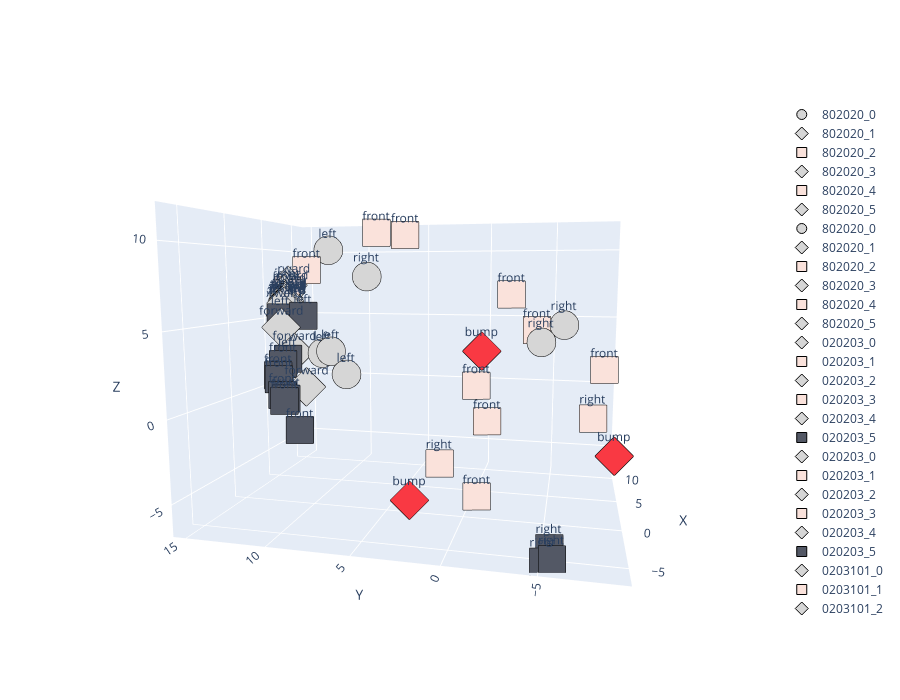

Here is the notebook cell this chart was saved with:
### Code cell
sequences = [[8, 0, 2, 0, 2, 0], [8, 0, 2, 0, 2, 0], [0, 2, 0, 2, 0, 3], [0, 2, 0, 2, 0, 3], [0, 2, 0, 3, 10, 1], [1, 10, 2, 0, 2, 0], [0, 2, 0, 2, 0, 3], [2, 0, 3, 5, 1, 3], [7, 8, 0, 2, 0, 3], [7, 8, 0, 3, 6, 5], [7, 8, 0, 3, 6, 5], [6, 5, 10, 2, 0, 3], [7, 8, 0, 2, 0, 2]]

label_seq = [''.join(str(nombre) for nombre in sous_liste) for sous_liste in sequences]
embedding_weights, all_labels, all_tokens = visualize_encoder_outputs(model, sequences, label_seq)
print(len(embedding_weights[:, 0].detach().numpy()))
projected = project_embeddings_to_3D(model, embedding_weights, group_axes)
plotly_embedding(projected, all_labels, all_tokens)

### Figure 1 — Plotly figure (JSON) as saved in the notebook; plotly's stock layout.template omitted (floating-point values rounded to 4 significant figures)
{"data": [{"marker": {"color": "#D6D6D6", "line": {"color": "black", "width": 1}, "size": 10, "symbol": "circle"}, "mode": "markers+text", "name": "802020_0", "text": "left", "textposition": "top center", "type": "scatter3d", "x": [10.12], "y": [12.78], "z": [10.12]}, {"marker": {"color": "#D6D6D6", "line": {"color": "black", "width": 1}, "size": 10, "symbol": "diamond"}, "mode": "markers+text", "name": "802020_1", "text": "forward", "textposition": "top center", "type": "scatter3d", "x": [7.39], "y": [15.03], "z": [7.39]}, {"marker": {"color": "#FAE2DB", "line": {"color": "black", "width": 1}, "size": 10, "symbol": "square"}, "mode": "markers+text", "name": "802020_2", "text": "front", "textposition": "top center", "type": "scatter3d", "x": [11.53], "y": [9.22], "z": [11.53]}, {"marker": {"color": "#D6D6D6", "line": {"color": "black", "width": 1}, "size": 10, "symbol": "diamond"}, "mode": "markers+text", "name": "802020_3", "text": "forward", "textposition": "top center", "type": "scatter3d", "x": [6.413], "y": [14.92], "z": [6.413]}, {"marker": {"color": "#FAE2DB", "line": {"color": "black", "width": 1}, "size": 10, "symbol": "square"}, "mode": "markers+text", "name": "802020_4", "text": "front", "textposition": "top center", "type": "scatter3d", "x": [6.82], "y": [-2.091], "z": [6.82]}, {"marker": {"color": "#D6D6D6", "line": {"color": "black", "width": 1}, "size": 10, "symbol": "diamond"}, "mode": "markers+text", "name": "802020_5", "text": "forward", "textposition": "top center", "type": "scatter3d", "x": [6.109], "y": [14.91], "z": [6.109]}, {"marker": {"color": "#D6D6D6", "line": {"color": "black", "width": 1}, "size": 10, "symbol": "circle"}, "mode": "markers+text", "name": "802020_0", "text": "left", "textposition": "top center", "type": "scatter3d", "x": [10.12], "y": [12.78], "z": [10.12]}, {"marker": {"color": "#D6D6D6", "line": {"color": "black", "width": 1}, "size": 10, "symbol": "diamond"}, "mode": "markers+text", "name": "802020_1", "text": "forward", "textposition": "top center", "type": "scatter3d", "x": [7.39], "y": [15.03], "z": [7.39]}, {"marker": {"color": "#FAE2DB", "line": {"color": "black", "width": 1}, "size": 10, "symbol": "square"}, "mode": "markers+text", "name": "802020_2", "text": "front", "textposition": "top center", "type": "scatter3d", "x": [11.53], "y": [9.22], "z": [11.53]}, {"marker": {"color": "#D6D6D6", "line": {"color": "black", "width": 1}, "size": 10, "symbol": "diamond"}, "mode": "markers+text", "name": "802020_3", "text": "forward", "textposition": "top center", "type": "scatter3d", "x": [6.413], "y": [14.92], "z": [6.413]}, {"marker": {"color": "#FAE2DB", "line": {"color": "black", "width": 1}, "size": 10, "symbol": "square"}, "mode": "markers+text", "name": "802020_4", "text": "front", "textposition": "top center", "type": "scatter3d", "x": [6.82], "y": [-2.091], "z": [6.82]}, {"marker": {"color": "#D6D6D6", "line": {"color": "black", "width": 1}, "size": 10, "symbol": "diamond"}, "mode": "markers+text", "name": "802020_5", "text": "forward", "textposition": "top center", "type": "scatter3d", "x": [6.109], "y": [14.91], "z": [6.109]}, {"marker": {"color": "#D6D6D6", "line": {"color": "black", "width": 1}, "size": 10, "symbol": "diamond"}, "mode": "markers+text", "name": "020203_0", "text": "forward", "textposition": "top center", "type": "scatter3d", "x": [2.812], "y": [12.5], "z": [2.812]}, {"marker": {"color": "#FAE2DB", "line": {"color": "black", "width": 1}, "size": 10, "symbol": "square"}, "mode": "markers+text", "name": "020203_1", "text": "front", "textposition": "top center", "type": "scatter3d", "x": [1.26], "y": [-0.5228], "z": [1.26]}, {"marker": {"color": "#D6D6D6", "line": {"color": "black", "width": 1}, "size": 10, "symbol": "diamond"}, "mode": "markers+text", "name": "020203_2", "text": "forward", "textposition": "top center", "type": "scatter3d", "x": [6.235], "y": [14.78], "z": [6.235]}, {"marker": {"color": "#FAE2DB", "line": {"color": "black", "width": 1}, "size": 10, "symbol": "square"}, "mode": "markers+text", "name": "020203_3", "text": "front", "textposition": "top center", "type": "scatter3d", "x": [7.019], "y": [14.96], "z": [7.019]}, {"marker": {"color": "#D6D6D6", "line": {"color": "black", "width": 1}, "size": 10, "symbol": "diamond"}, "mode": "markers+text", "name": "020203_4", "text": "forward", "textposition": "top center", "type": "scatter3d", "x": [6.271], "y": [15.02], "z": [6.271]}, {"marker": {"color": "#535865", "line": {"color": "black", "width": 1}, "size": 10, "symbol": "square"}, "mode": "markers+text", "name": "020203_5", "text": "front", "textposition": "top center", "type": "scatter3d", "x": [-0.04441], "y": [11.98], "z": [-0.04441]}, {"marker": {"color": "#D6D6D6", "line": {"color": "black", "width": 1}, "size": 10, "symbol": "diamond"}, "mode": "markers+text", "name": "020203_0", "text": "forward", "textposition": "top center", "type": "scatter3d", "x": [2.812], "y": [12.5], "z": [2.812]}, {"marker": {"color": "#FAE2DB", "line": {"color": "black", "width": 1}, "size": 10, "symbol": "square"}, "mode": "markers+text", "name": "020203_1", "text": "front", "textposition": "top center", "type": "scatter3d", "x": [1.26], "y": [-0.5228], "z": [1.26]}, {"marker": {"color": "#D6D6D6", "line": {"color": "black", "width": 1}, "size": 10, "symbol": "diamond"}, "mode": "markers+text", "name": "020203_2", "text": "forward", "textposition": "top center", "type": "scatter3d", "x": [6.235], "y": [14.78], "z": [6.235]}, {"marker": {"color": "#FAE2DB", "line": {"color": "black", "width": 1}, "size": 10, "symbol": "square"}, "mode": "markers+text", "name": "020203_3", "text": "front", "textposition": "top center", "type": "scatter3d", "x": [7.019], "y": [14.96], "z": [7.019]}, {"marker": {"color": "#D6D6D6", "line": {"color": "black", "width": 1}, "size": 10, "symbol": "diamond"}, "mode": "markers+text", "name": "020203_4", "text": "forward", "textposition": "top center", "type": "scatter3d", "x": [6.271], "y": [15.02], "z": [6.271]}, {"marker": {"color": "#535865", "line": {"color": "black", "width": 1}, "size": 10, "symbol": "square"}, "mode": "markers+text", "name": "020203_5", "text": "front", "textposition": "top center", "type": "scatter3d", "x": [-0.04441], "y": [11.98], "z": [-0.04441]}, {"marker": {"color": "#D6D6D6", "line": {"color": "black", "width": 1}, "size": 10, "symbol": "diamond"}, "mode": "markers+text", "name": "0203101_0", "text": "forward", "textposition": "top center", "type": "scatter3d", "x": [0.7967], "y": [10.76], "z": [0.7967]}, {"marker": {"color": "#FAE2DB", "line": {"color": "black", "width": 1}, "size": 10, "symbol": "square"}, "mode": "markers+text", "name": "0203101_1", "text": "front", "textposition": "top center", "type": "scatter3d", "x": [-0.5691], "y": [-1.476], "z": [-0.5691]}, {"marker": {"color": "#D6D6D6", "line": {"color": "black", "width": 1}, "size": 10, "symbol": "diamond"}, "mode": "markers+text", "name": "0203101_2", "text": "forward", "textposition": "top center", "type": "scatter3d", "x": [5.836], "y": [14.67], "z": [5.836]}, {"marker": {"color": "#535865", "line": {"color": "black", "width": 1}, "size": 10, "symbol": "square"}, "mode": "markers+text", "name": "0203101_3", "text": "front", "textposition": "top center", "type": "scatter3d", "x": [-1.543], "y": [10.24], "z": [-1.543]}, {"marker": {"color": "#D6D6D6", "line": {"color": "black", "width": 1}, "size": 10, "symbol": "circle"}, "mode": "markers+text", "name": "0203101_4", "text": "right", "textposition": "top center", "type": "scatter3d", "x": [3.823], "y": [-4.368], "z": [3.823]}, {"marker": {"color": "#F93943", "line": {"color": "black", "width": 1}, "size": 10, "symbol": "diamond"}, "mode": "markers+text", "name": "0203101_5", "text": "bump", "textposition": "top center", "type": "scatter3d", "x": [-4.443], "y": [2.329], "z": [-4.443]}, {"marker": {"color": "#F93943", "line": {"color": "black", "width": 1}, "size": 10, "symbol": "diamond"}, "mode": "markers+text", "name": "1102020_0", "text": "bump", "textposition": "top center", "type": "scatter3d", "x": [-1.865], "y": [-8.802], "z": [-1.865]}, {"marker": {"color": "#D6D6D6", "line": {"color": "black", "width": 1}, "size": 10, "symbol": "circle"}, "mode": "markers+text", "name": "1102020_1", "text": "right", "textposition": "top center", "type": "scatter3d", "x": [4.888], "y": [-5.774], "z": [4.888]}, {"marker": {"color": "#FAE2DB", "line": {"color": "black", "width": 1}, "size": 10, "symbol": "square"}, "mode": "markers+text", "name": "1102020_2", "text": "front", "textposition": "top center", "type": "scatter3d", "x": [11.31], "y": [6.786], "z": [11.31]}, {"marker": {"color": "#D6D6D6", "line": {"color": "black", "width": 1}, "size": 10, "symbol": "diamond"}, "mode": "markers+text", "name": "1102020_3", "text": "forward", "textposition": "top center", "type": "scatter3d", "x": [5.894], "y": [14.81], "z": [5.894]}, {"marker": {"color": "#FAE2DB", "line": {"color": "black", "width": 1}, "size": 10, "symbol": "square"}, "mode": "markers+text", "name": "1102020_4", "text": "front", "textposition": "top center", "type": "scatter3d", "x": [4.553], "y": [-4.023], "z": [4.553]}, {"marker": {"color": "#D6D6D6", "line": {"color": "black", "width": 1}, "size": 10, "symbol": "diamond"}, "mode": "markers+text", "name": "1102020_5", "text": "forward", "textposition": "top center", "type": "scatter3d", "x": [4.413], "y": [14.24], "z": [4.413]}, {"marker": {"color": "#D6D6D6", "line": {"color": "black", "width": 1}, "size": 10, "symbol": "diamond"}, "mode": "markers+text", "name": "020203_0", "text": "forward", "textposition": "top center", "type": "scatter3d", "x": [2.812], "y": [12.5], "z": [2.812]}, {"marker": {"color": "#FAE2DB", "line": {"color": "black", "width": 1}, "size": 10, "symbol": "square"}, "mode": "markers+text", "name": "020203_1", "text": "front", "textposition": "top center", "type": "scatter3d", "x": [1.26], "y": [-0.5228], "z": [1.26]}, {"marker": {"color": "#D6D6D6", "line": {"color": "black", "width": 1}, "size": 10, "symbol": "diamond"}, "mode": "markers+text", "name": "020203_2", "text": "forward", "textposition": "top center", "type": "scatter3d", "x": [6.235], "y": [14.78], "z": [6.235]}, {"marker": {"color": "#FAE2DB", "line": {"color": "black", "width": 1}, "size": 10, "symbol": "square"}, "mode": "markers+text", "name": "020203_3", "text": "front", "textposition": "top center", "type": "scatter3d", "x": [7.019], "y": [14.96], "z": [7.019]}, {"marker": {"color": "#D6D6D6", "line": {"color": "black", "width": 1}, "size": 10, "symbol": "diamond"}, "mode": "markers+text", "name": "020203_4", "text": "forward", "textposition": "top center", "type": "scatter3d", "x": [6.271], "y": [15.02], "z": [6.271]}, {"marker": {"color": "#535865", "line": {"color": "black", "width": 1}, "size": 10, "symbol": "square"}, "mode": "markers+text", "name": "020203_5", "text": "front", "textposition": "top center", "type": "scatter3d", "x": [-0.04441], "y": [11.98], "z": [-0.04441]}, {"marker": {"color": "#FAE2DB", "line": {"color": "black", "width": 1}, "size": 10, "symbol": "square"}, "mode": "markers+text", "name": "203513_0", "text": "front", "textposition": "top center", "type": "scatter3d", "x": [2.364], "y": [-8.295], "z": [2.364]}, {"marker": {"color": "#D6D6D6", "line": {"color": "black", "width": 1}, "size": 10, "symbol": "diamond"}, "mode": "markers+text", "name": "203513_1", "text": "forward", "textposition": "top center", "type": "scatter3d", "x": [6.703], "y": [15.07], "z": [6.703]}, {"marker": {"color": "#535865", "line": {"color": "black", "width": 1}, "size": 10, "symbol": "square"}, "mode": "markers+text", "name": "203513_2", "text": "front", "textposition": "top center", "type": "scatter3d", "x": [2.073], "y": [13.04], "z": [2.073]}, {"marker": {"color": "#535865", "line": {"color": "black", "width": 1}, "size": 10, "symbol": "square"}, "mode": "markers+text", "name": "203513_3", "text": "left", "textposition": "top center", "type": "scatter3d", "x": [5.071], "y": [14.58], "z": [5.071]}, {"marker": {"color": "#F93943", "line": {"color": "black", "width": 1}, "size": 10, "symbol": "diamond"}, "mode": "markers+text", "name": "203513_4", "text": "bump", "textposition": "top center", "type": "scatter3d", "x": [3.218], "y": [-0.5835], "z": [3.218]}, {"marker": {"color": "#535865", "line": {"color": "black", "width": 1}, "size": 10, "symbol": "square"}, "mode": "markers+text", "name": "203513_5", "text": "front", "textposition": "top center", "type": "scatter3d", "x": [1.17], "y": [12.93], "z": [1.17]}, {"marker": {"color": "#535865", "line": {"color": "black", "width": 1}, "size": 10, "symbol": "square"}, "mode": "markers+text", "name": "780203_0", "text": "right", "textposition": "top center", "type": "scatter3d", "x": [-6.374], "y": [-5.216], "z": [-6.374]}, {"marker": {"color": "#D6D6D6", "line": {"color": "black", "width": 1}, "size": 10, "symbol": "circle"}, "mode": "markers+text", "name": "780203_1", "text": "left", "textposition": "top center", "type": "scatter3d", "x": [2.951], "y": [9.848], "z": [2.951]}, {"marker": {"color": "#D6D6D6", "line": {"color": "black", "width": 1}, "size": 10, "symbol": "diamond"}, "mode": "markers+text", "name": "780203_2", "text": "forward", "textposition": "top center", "type": "scatter3d", "x": [6.267], "y": [14.83], "z": [6.267]}, {"marker": {"color": "#FAE2DB", "line": {"color": "black", "width": 1}, "size": 10, "symbol": "square"}, "mode": "markers+text", "name": "780203_3", "text": "front", "textposition": "top center", "type": "scatter3d", "x": [6.813], "y": [14.92], "z": [6.813]}, {"marker": {"color": "#D6D6D6", "line": {"color": "black", "width": 1}, "size": 10, "symbol": "diamond"}, "mode": "markers+text", "name": "780203_4", "text": "forward", "textposition": "top center", "type": "scatter3d", "x": [6.117], "y": [15.03], "z": [6.117]}, {"marker": {"color": "#535865", "line": {"color": "black", "width": 1}, "size": 10, "symbol": "square"}, "mode": "markers+text", "name": "780203_5", "text": "front", "textposition": "top center", "type": "scatter3d", "x": [0.2792], "y": [12.26], "z": [0.2792]}, {"marker": {"color": "#535865", "line": {"color": "black", "width": 1}, "size": 10, "symbol": "square"}, "mode": "markers+text", "name": "780365_0", "text": "right", "textposition": "top center", "type": "scatter3d", "x": [-5.851], "y": [-5.494], "z": [-5.851]}, {"marker": {"color": "#D6D6D6", "line": {"color": "black", "width": 1}, "size": 10, "symbol": "circle"}, "mode": "markers+text", "name": "780365_1", "text": "left", "textposition": "top center", "type": "scatter3d", "x": [2.817], "y": [10.42], "z": [2.817]}, {"marker": {"color": "#D6D6D6", "line": {"color": "black", "width": 1}, "size": 10, "symbol": "diamond"}, "mode": "markers+text", "name": "780365_2", "text": "forward", "textposition": "top center", "type": "scatter3d", "x": [6.105], "y": [14.76], "z": [6.105]}, {"marker": {"color": "#535865", "line": {"color": "black", "width": 1}, "size": 10, "symbol": "square"}, "mode": "markers+text", "name": "780365_3", "text": "front", "textposition": "top center", "type": "scatter3d", "x": [0.08748], "y": [11.9], "z": [0.08748]}, {"marker": {"color": "#FAE2DB", "line": {"color": "black", "width": 1}, "size": 10, "symbol": "square"}, "mode": "markers+text", "name": "780365_4", "text": "right", "textposition": "top center", "type": "scatter3d", "x": [-2.721], "y": [0.9779], "z": [-2.721]}, {"marker": {"color": "#535865", "line": {"color": "black", "width": 1}, "size": 10, "symbol": "square"}, "mode": "markers+text", "name": "780365_5", "text": "left", "textposition": "top center", "type": "scatter3d", "x": [2.407], "y": [12.81], "z": [2.407]}, {"marker": {"color": "#535865", "line": {"color": "black", "width": 1}, "size": 10, "symbol": "square"}, "mode": "markers+text", "name": "780365_0", "text": "right", "textposition": "top center", "type": "scatter3d", "x": [-5.851], "y": [-5.494], "z": [-5.851]}, {"marker": {"color": "#D6D6D6", "line": {"color": "black", "width": 1}, "size": 10, "symbol": "circle"}, "mode": "markers+text", "name": "780365_1", "text": "left", "textposition": "top center", "type": "scatter3d", "x": [2.817], "y": [10.42], "z": [2.817]}, {"marker": {"color": "#D6D6D6", "line": {"color": "black", "width": 1}, "size": 10, "symbol": "diamond"}, "mode": "markers+text", "name": "780365_2", "text": "forward", "textposition": "top center", "type": "scatter3d", "x": [6.105], "y": [14.76], "z": [6.105]}, {"marker": {"color": "#535865", "line": {"color": "black", "width": 1}, "size": 10, "symbol": "square"}, "mode": "markers+text", "name": "780365_3", "text": "front", "textposition": "top center", "type": "scatter3d", "x": [0.08748], "y": [11.9], "z": [0.08748]}, {"marker": {"color": "#FAE2DB", "line": {"color": "black", "width": 1}, "size": 10, "symbol": "square"}, "mode": "markers+text", "name": "780365_4", "text": "right", "textposition": "top center", "type": "scatter3d", "x": [-2.721], "y": [0.9779], "z": [-2.721]}, {"marker": {"color": "#535865", "line": {"color": "black", "width": 1}, "size": 10, "symbol": "square"}, "mode": "markers+text", "name": "780365_5", "text": "left", "textposition": "top center", "type": "scatter3d", "x": [2.407], "y": [12.81], "z": [2.407]}, {"marker": {"color": "#FAE2DB", "line": {"color": "black", "width": 1}, "size": 10, "symbol": "square"}, "mode": "markers+text", "name": "6510203_0", "text": "right", "textposition": "top center", "type": "scatter3d", "x": [-0.166], "y": [-7.639], "z": [-0.166]}, {"marker": {"color": "#535865", "line": {"color": "black", "width": 1}, "size": 10, "symbol": "square"}, "mode": "markers+text", "name": "6510203_1", "text": "left", "textposition": "top center", "type": "scatter3d", "x": [5.214], "y": [12.86], "z": [5.214]}, {"marker": {"color": "#D6D6D6", "line": {"color": "black", "width": 1}, "size": 10, "symbol": "circle"}, "mode": "markers+text", "name": "6510203_2", "text": "right", "textposition": "top center", "type": "scatter3d", "x": [8.049], "y": [8.904], "z": [8.049]}, {"marker": {"color": "#FAE2DB", "line": {"color": "black", "width": 1}, "size": 10, "symbol": "square"}, "mode": "markers+text", "name": "6510203_3", "text": "front", "textposition": "top center", "type": "scatter3d", "x": [8.546], "y": [13.99], "z": [8.546]}, {"marker": {"color": "#D6D6D6", "line": {"color": "black", "width": 1}, "size": 10, "symbol": "diamond"}, "mode": "markers+text", "name": "6510203_4", "text": "forward", "textposition": "top center", "type": "scatter3d", "x": [6.895], "y": [14.96], "z": [6.895]}, {"marker": {"color": "#535865", "line": {"color": "black", "width": 1}, "size": 10, "symbol": "square"}, "mode": "markers+text", "name": "6510203_5", "text": "front", "textposition": "top center", "type": "scatter3d", "x": [1.391], "y": [13.09], "z": [1.391]}, {"marker": {"color": "#535865", "line": {"color": "black", "width": 1}, "size": 10, "symbol": "square"}, "mode": "markers+text", "name": "780202_0", "text": "right", "textposition": "top center", "type": "scatter3d", "x": [-6.257], "y": [-5.653], "z": [-6.257]}, {"marker": {"color": "#D6D6D6", "line": {"color": "black", "width": 1}, "size": 10, "symbol": "circle"}, "mode": "markers+text", "name": "780202_1", "text": "left", "textposition": "top center", "type": "scatter3d", "x": [1.602], "y": [8.238], "z": [1.602]}, {"marker": {"color": "#D6D6D6", "line": {"color": "black", "width": 1}, "size": 10, "symbol": "diamond"}, "mode": "markers+text", "name": "780202_2", "text": "forward", "textposition": "top center", "type": "scatter3d", "x": [6.007], "y": [14.8], "z": [6.007]}, {"marker": {"color": "#FAE2DB", "line": {"color": "black", "width": 1}, "size": 10, "symbol": "square"}, "mode": "markers+text", "name": "780202_3", "text": "front", "textposition": "top center", "type": "scatter3d", "x": [6.293], "y": [14.76], "z": [6.293]}, {"marker": {"color": "#D6D6D6", "line": {"color": "black", "width": 1}, "size": 10, "symbol": "diamond"}, "mode": "markers+text", "name": "780202_4", "text": "forward", "textposition": "top center", "type": "scatter3d", "x": [5.621], "y": [14.9], "z": [5.621]}, {"marker": {"color": "#FAE2DB", "line": {"color": "black", "width": 1}, "size": 10, "symbol": "square"}, "mode": "markers+text", "name": "780202_5", "text": "front", "textposition": "top center", "type": "scatter3d", "x": [-4.046], "y": [-1.409], "z": [-4.046]}], "layout": {"height": 700, "scene": {"aspectmode": "auto", "aspectratio": {"x": 0.9085, "y": 1.212, "z": 0.9085}, "camera": {"center": {"x": 0, "y": 0, "z": 0}, "eye": {"x": -1.908, "y": -0.4526, "z": 0.263}, "projection": {"type": "perspective"}, "up": {"x": 0, "y": 0, "z": 1}}, "xaxis": {"title": {"text": "X"}, "type": "linear"}, "yaxis": {"title": {"text": "Y"}, "type": "linear"}, "zaxis": {"title": {"text": "Z"}, "type": "linear"}}, "width": 900}}
